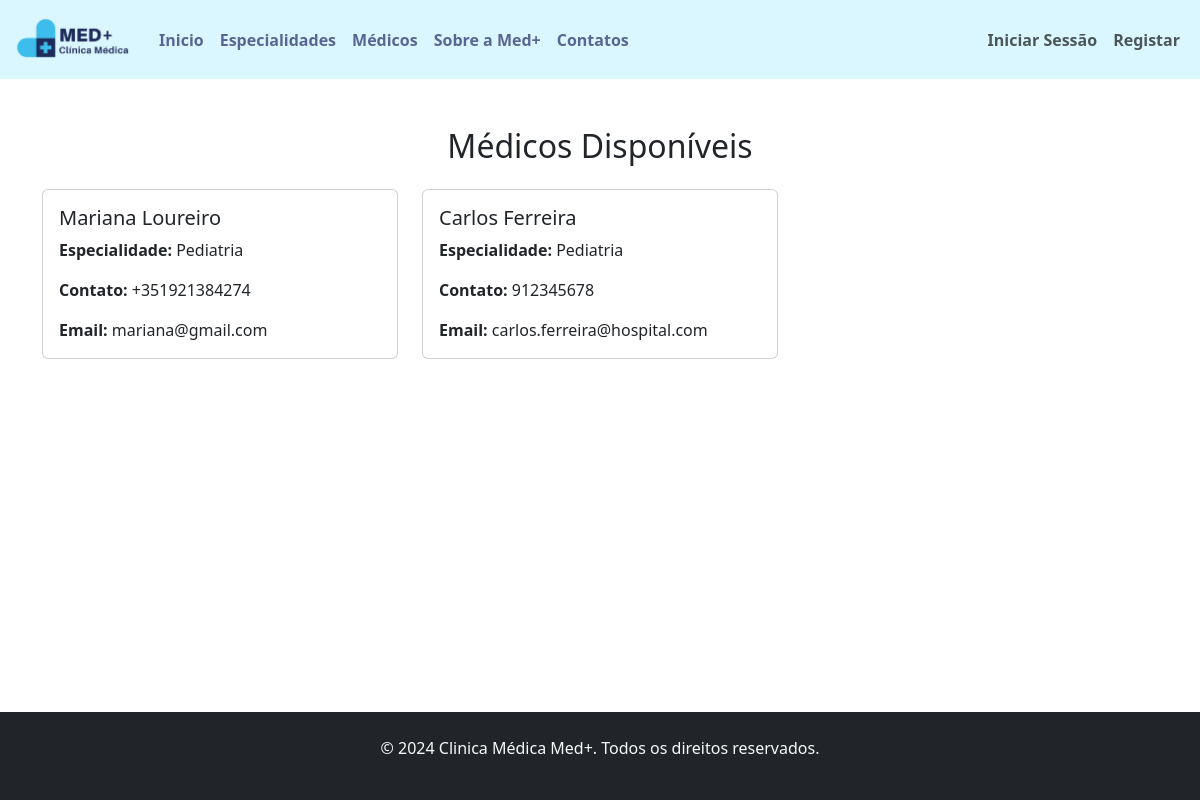
/medicos.php?especialidade=1, run on the app's committed database.
### tables this page shows
CREATE TABLE IF NOT EXISTS `medicos` (
  `id_medico` int NOT NULL AUTO_INCREMENT,
  `nome` varchar(100) DEFAULT NULL,
  `apelido` varchar(100) DEFAULT NULL,
  `id_especialidade` int DEFAULT NULL,
  `contato` varchar(15) DEFAULT NULL,
  `email` varchar(100) DEFAULT NULL,
  `user_id` int DEFAULT NULL,
  PRIMARY KEY (`id_medico`),
  KEY `fk_espMedico` (`id_especialidade`),
  KEY `fk_user_id_medico` (`user_id`)
);

CREATE TABLE IF NOT EXISTS `especialidades` (
  `id_especialidade` int NOT NULL AUTO_INCREMENT,
  `nome_especialidade` varchar(100) DEFAULT NULL,
  PRIMARY KEY (`id_especialidade`)
);

### medicos.php (the view, shortened to what this page needs)
<?php
include 'db_connect.php';
if (isset($_GET['especialidade'])) {
    $id_especialidade = $_GET['especialidade'];
    $sql = "SELECT medicos.nome, medicos.apelido, medicos.contato, medicos.email, especialidades.nome_especialidade
            FROM medicos
            JOIN especialidades ON medicos.id_especialidade = especialidades.id_especialidade
            WHERE medicos.id_especialidade = ?";
    $stmt = $conn->prepare($sql);
    $stmt->bind_param('i', $id_especialidade);
    $stmt->execute();
    $result = $stmt->get_result();
} else {
    $sql = "SELECT medicos.nome, medicos.apelido, medicos.contato, medicos.email, especialidades.nome_especialidade
            FROM medicos
            JOIN especialidades ON medicos.id_especialidade = especialidades.id_especialidade";
    $result = $conn->query($sql);
}
?>
<!DOCTYPE html>
<html lang="PT-PT">
<head>
    <link rel="stylesheet" href="css/styles.css">
    <link href="https://cdn.jsdelivr.net/npm/bootstrap@5.3.0/dist/css/bootstrap.min.css" rel="stylesheet">
</head>
<body>
    <nav class="navbar navbar-expand-lg navbar-light">
        <div class="container-fluid">
            <a class="navbar-brand" href="index.php"><img src="assets/logo.png" alt="Clinica Logo" height="53"></a>
            <div class="collapse navbar-collapse" id="navbarNav">
                <ul class="navbar-nav ms-center">
                    <li class="nav-item"><a class="nav-link" href="index.php" style="color: #586693">Inicio</a></li>
                    <li class="nav-item"><a class="nav-link" href="specialities.php" style="color: #586693">Especialidades</a></li>
                    <li class="nav-item"><a class="nav-link" href="doctors.php" style="color: #586693">Médicos</a></li>
                    <li class="nav-item"><a class="nav-link" href="about.php" style="color: #586693">Sobre a Med+</a></li>
                    <li class="nav-item"><a class="nav-link" href="contact.php" style="color: #586693">Contatos</a></li>
                </ul>
            </div>
            <div>
                <ul class="navbar-nav navbar-right">
                    <li class="nav-item"><a class="nav-link" href="login.php">Iniciar Sessão</a></li>
                    <li class="nav-item"><a class="nav-link" href="register.php">Registar</a></li>
                </ul>
            </div>
        </div>
    </nav>
    <div class="container mt-5">
        <h2 class="text-center mb-4">Médicos Disponíveis</h2>
        <div class="row">
            <?php
            if ($result->num_rows > 0) {
                while ($medico = $result->fetch_assoc()) {
                    echo "<div class='col-md-4 mb-4'>";
                    echo "<div class='card'>";
                    echo "<div class='card-body'>";
                    echo "<h5 class='card-title'>" . $medico['nome'] . " " . $medico['apelido'] . "</h5>";
                    echo "<p class='card-text'><strong>Especialidade:</strong> " . $medico['nome_especialidade'] . "</p>";
                    echo "<p class='card-text'><strong>Contato:</strong> " . $medico['contato'] . "</p>";
                    echo "<p class='card-text'><strong>Email:</strong> " . $medico['email'] . "</p>";
                    echo "</div>";
                    echo "</div>";
                    echo "</div>";
                }
            } else {
                echo "<p class='text-center'>Nenhum médico encontrado para esta especialidade.</p>";
            }
            ?>
        </div>
    </div>
    <footer class="bg-dark text-light text-center p-4">
        <p>&copy; 2024 Clinica Médica Med+. Todos os direitos reservados.</p>
    </footer>
</body>
</html>

### css/styles.css (style rules this page uses)
* { margin: 0; padding: 0; box-sizing: border-box; }
html, body { height: 100%; display: flex; flex-direction: column; }
.navbar { background-color: #daf7ff; padding: 1rem 2rem; font-weight: bold; }
.navbar-brand { font-weight: bold; font-size: 1.5rem; }
.container { flex: 1; }
footer { background-color: #343a40; color: white; text-align: center; padding: 1rem 0; position: relative; width: 100%; bottom: 0; margin-top: auto; }

### data on the page
medicos: nome "Mariana", apelido "Loureiro", id_especialidade.nome_especialidade "Pediatria", contato "+351921384274", email "mariana@gmail.com"
medicos: nome "Carlos", apelido "Ferreira", id_especialidade.nome_especialidade "Pediatria", contato "912345678", email "carlos.ferreira@hospital.com"
